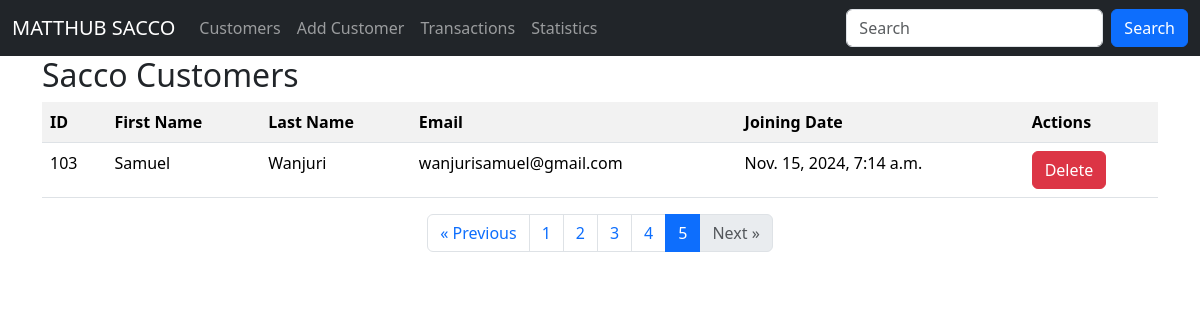
/?page=5, run on an earlier commit of the app's database.
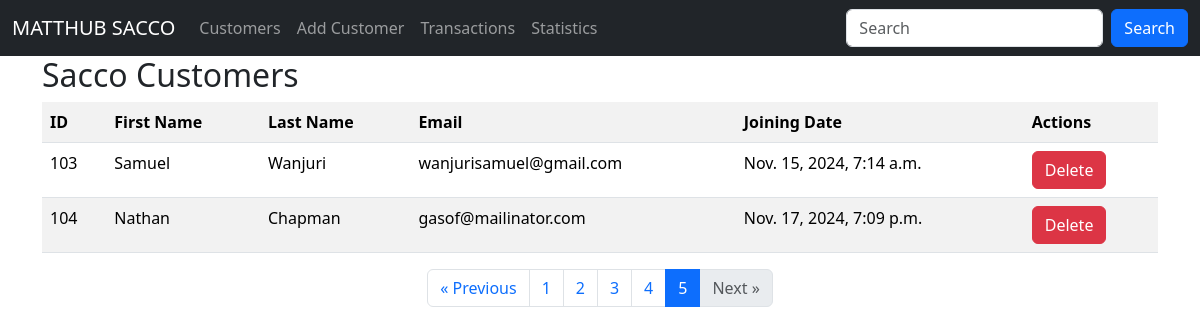
And on a later commit of the database.
### sacco/models.py (models this page shows, shortened)
class Customer(models.Model):
    first_name = models.CharField(max_length=30)
    last_name = models.CharField(max_length=30)
    email = models.EmailField(unique=True)
    dob = models.DateField()
    gender = models.CharField(max_length=10)
    weight = models.IntegerField(default=0)
    created_at = models.DateTimeField(auto_now_add=True)
    updated_at = models.DateTimeField(auto_now=True)
    class Meta:
        db_table = 'customers'

### sacco/views.py (the view)
# urls.py: path('', views.customers, name='customers'),
def customers(request):
    customer_list = Customer.objects.all().order_by('id')
    paginator = Paginator(customer_list, 25)  # Show 10 customers per page
    page = request.GET.get('page')
    data = paginator.get_page(page)
    return render(request, 'customers.html', {"customers": data})

### templates/customers.html (shortened to what this page needs)
{% extends 'master.html' %}
{% block content %}
    <div class="container">
        <h2>Sacco Customers</h2>
        <table class="table table-striped">
            <tr>
                <th>ID</th>
                <th>First Name</th>
                <th>Last Name</th>
                <th>Email</th>
                <th>Joining Date</th>
                <th>Actions</th>
            </tr>
            {% for customer in customers %}
                <tr>
                    <td>{{ customer.id }}</td>
                    <td>{{ customer.first_name }}</td>
                    <td>{{ customer.last_name }}</td>
                    <td>{{ customer.email }}</td>
                    <td>{{ customer.created_at }}</td>
                    <td>
                        <a class="btn btn-danger" href="{% url 'delete_customer' customer.id %}">Delete</a>
                    </td>
                </tr>
            {% empty %}
                <tr>
                    <td colspan="5" class="text-center text-danger">No Customers In the Sacco</td>
                </tr>
            {% endfor %}
        </table>
        {% if customers.has_other_pages %}
        <nav aria-label="Page navigation">
            <ul class="pagination justify-content-center">
                {% if customers.has_previous %}
                    <li class="page-item">
                        <a class="page-link" href="?page={{ customers.previous_page_number }}">&laquo; Previous</a>
                    </li>
                {% else %}
                    <li class="page-item disabled">
                        <span class="page-link">&laquo; Previous</span>
                    </li>
                {% endif %}
                {% for i in customers.paginator.page_range %}
                    {% if customers.number == i %}
                        <li class="page-item active">
                            <span class="page-link">{{ i }}</span>
                        </li>
                    {% else %}
                        <li class="page-item">
                            <a class="page-link" href="?page={{ i }}">{{ i }}</a>
                        </li>
                    {% endif %}
                {% endfor %}
                {% if customers.has_next %}
                    <li class="page-item">
                        <a class="page-link" href="?page={{ customers.next_page_number }}">Next &raquo;</a>
                    </li>
                {% else %}
                    <li class="page-item disabled">
                        <span class="page-link">Next &raquo;</span>
                    </li>
                {% endif %}
            </ul>
        </nav>
        {% endif %}
    </div>
{% endblock %}

What changed in the data, as far as the page shows it:
added Customer: id "104", first_name "Nathan", last_name "Chapman", email "gasof@mailinator.com", created_at "Nov. 17, 2024, 7:09 p.m."
